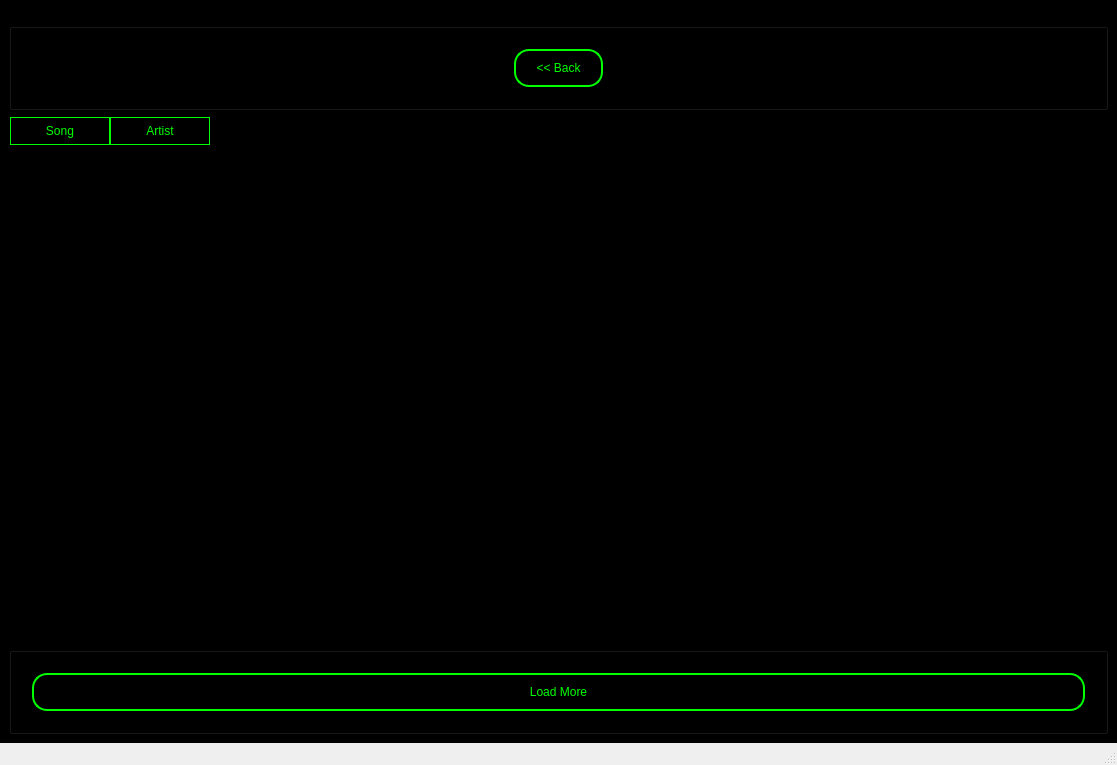
<?xml version="1.0" encoding="UTF-8"?>
<ui version="4.0">
 <class>MainWindow</class>
 <widget class="QMainWindow" name="MainWindow">
  <property name="geometry">
   <rect>
    <x>0</x>
    <y>0</y>
    <width>1117</width>
    <height>765</height>
   </rect>
  </property>
  <property name="windowTitle">
   <string>MainWindow</string>
  </property>
  <widget class="QWidget" name="centralwidget">
   <property name="styleSheet">
    <string notr="true">background-color:black;
</string>
   </property>
   <layout class="QVBoxLayout" name="verticalLayout">
    <item>
     <widget class="QGroupBox" name="GroupBackButton">
      <property name="sizePolicy">
       <sizepolicy hsizetype="Minimum" vsizetype="Maximum">
        <horstretch>0</horstretch>
        <verstretch>0</verstretch>
       </sizepolicy>
      </property>
      <property name="styleSheet">
       <string notr="true">background-color:black;
</string>
      </property>
      <property name="title">
       <string>BackButton</string>
      </property>
      <property name="flat">
       <bool>true</bool>
      </property>
      <layout class="QHBoxLayout" name="horizontalLayout_2">
       <property name="spacing">
        <number>50</number>
       </property>
       <property name="leftMargin">
        <number>20</number>
       </property>
       <property name="topMargin">
        <number>20</number>
       </property>
       <property name="rightMargin">
        <number>20</number>
       </property>
       <property name="bottomMargin">
        <number>20</number>
       </property>
       <item>
        <widget class="QPushButton" name="ButtonBack">
         <property name="sizePolicy">
          <sizepolicy hsizetype="Fixed" vsizetype="Minimum">
           <horstretch>0</horstretch>
           <verstretch>0</verstretch>
          </sizepolicy>
         </property>
         <property name="styleSheet">
          <string notr="true">font: 14pt &quot;Arial&quot;;
border-radius: 15px;
border: 2px solid #00ff00;
color: #00ff00;
padding-top: 10px;
padding-bottom: 10px;
padding-left: 20px;
padding-right: 20px; </string>
         </property>
         <property name="text">
          <string>&lt;&lt; Back</string>
         </property>
        </widget>
       </item>
      </layout>
     </widget>
    </item>
    <item>
     <widget class="QTableWidget" name="SongsTable">
      <property name="sizePolicy">
       <sizepolicy hsizetype="Preferred" vsizetype="Expanding">
        <horstretch>0</horstretch>
        <verstretch>0</verstretch>
       </sizepolicy>
      </property>
      <property name="styleSheet">
       <string notr="true">
    QTableWidget {
        background-color: #000000;
        color: #00ff00; 
    }
    QHeaderView {
        background-color: #000000;
        color: #00ff00;
    }
    QHeaderView::section {
        background-color: #000000;
        color: #00ff00; 
        padding: 4px;
        border: 1px solid #00ff00;
    }
    QTableCornerButton::section {
        background-color: #000000;
        border: 1px solid #00ff00;
    }</string>
      </property>
      <column>
       <property name="text">
        <string>Song</string>
       </property>
      </column>
      <column>
       <property name="text">
        <string>Artist</string>
       </property>
      </column>
     </widget>
    </item>
    <item>
     <widget class="QGroupBox" name="GroupButtons">
      <property name="sizePolicy">
       <sizepolicy hsizetype="Minimum" vsizetype="Maximum">
        <horstretch>0</horstretch>
        <verstretch>0</verstretch>
       </sizepolicy>
      </property>
      <property name="styleSheet">
       <string notr="true">background-color:black;
</string>
      </property>
      <property name="title">
       <string>GroupBox</string>
      </property>
      <property name="flat">
       <bool>true</bool>
      </property>
      <layout class="QHBoxLayout" name="horizontalLayout">
       <property name="spacing">
        <number>50</number>
       </property>
       <property name="leftMargin">
        <number>20</number>
       </property>
       <property name="topMargin">
        <number>20</number>
       </property>
       <property name="rightMargin">
        <number>20</number>
       </property>
       <property name="bottomMargin">
        <number>20</number>
       </property>
       <item>
        <widget class="QPushButton" name="ButtonLoadMore">
         <property name="sizePolicy">
          <sizepolicy hsizetype="Minimum" vsizetype="Minimum">
           <horstretch>0</horstretch>
           <verstretch>0</verstretch>
          </sizepolicy>
         </property>
         <property name="styleSheet">
          <string notr="true">font: 14pt &quot;Arial&quot;;
border-radius: 15px;
border: 2px solid #00ff00;
color: #00ff00;
padding-top: 10px;
padding-bottom: 10px;
padding-left: 20px;
padding-right: 20px; </string>
         </property>
         <property name="text">
          <string>Load More</string>
         </property>
        </widget>
       </item>
      </layout>
     </widget>
    </item>
   </layout>
  </widget>
  <widget class="QMenuBar" name="menubar">
   <property name="geometry">
    <rect>
     <x>0</x>
     <y>0</y>
     <width>1117</width>
     <height>21</height>
    </rect>
   </property>
  </widget>
  <widget class="QStatusBar" name="statusbar"/>
 </widget>
 <resources/>
 <connections/>
</ui>
